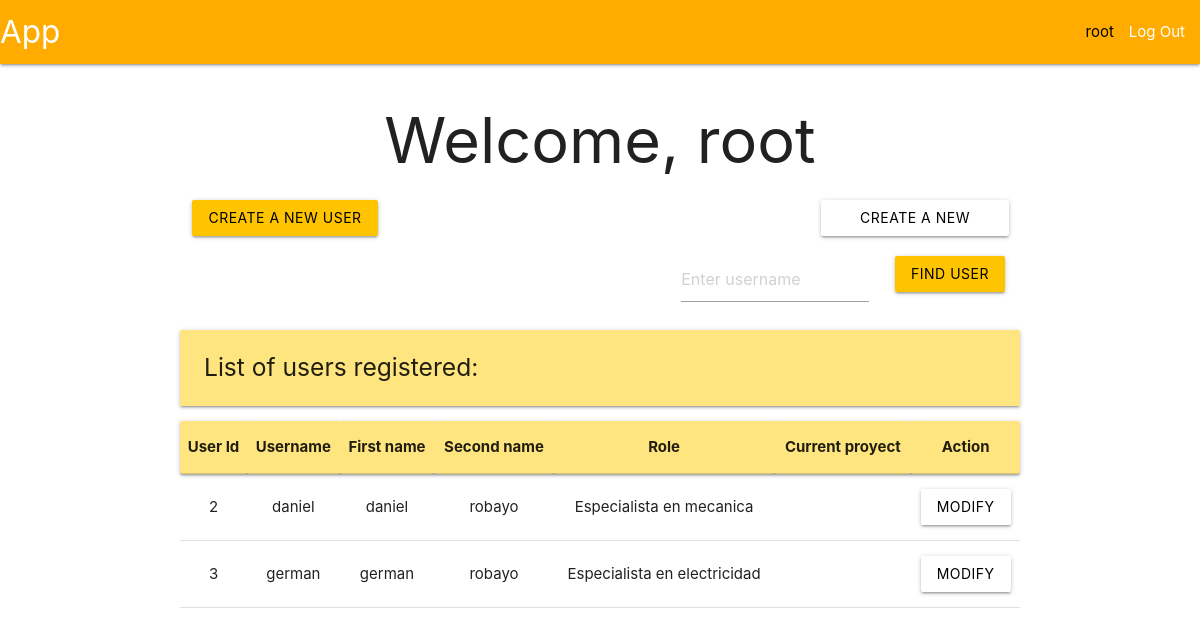
Page / (signed in) on the earlier database version.
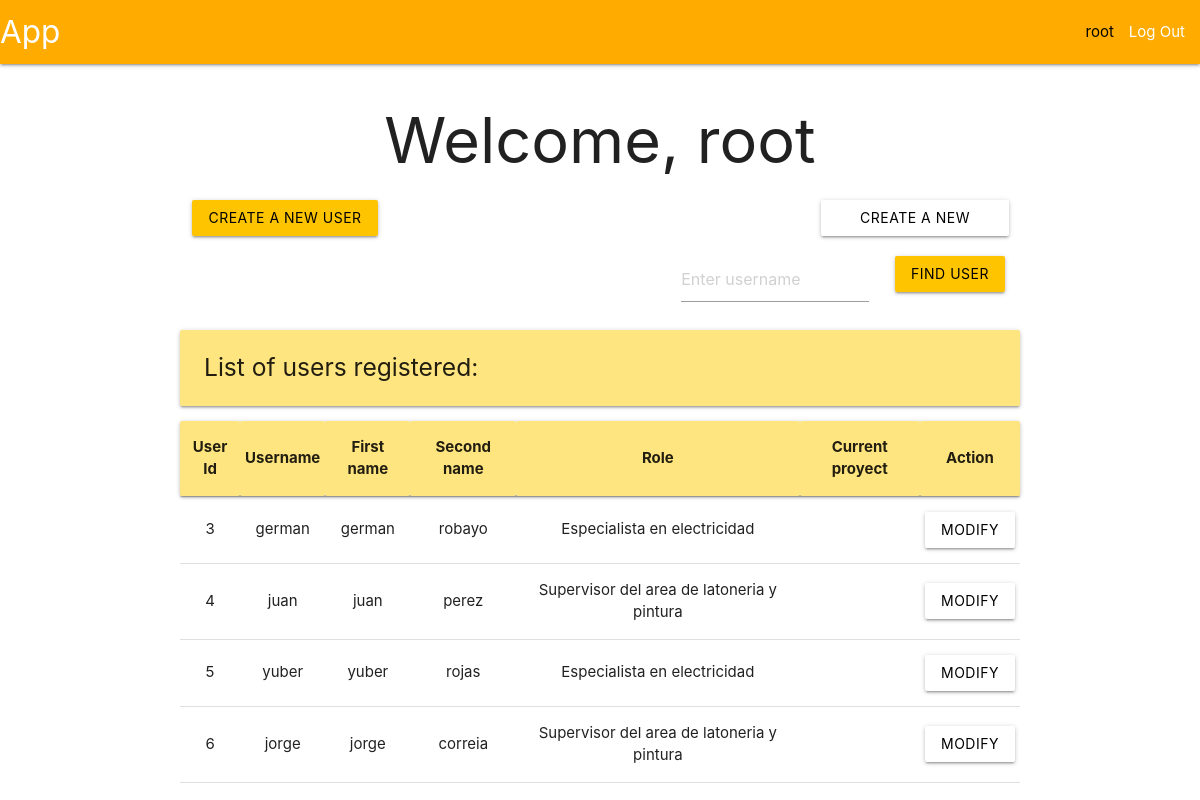
Same page on the later database version.
### tables this page shows
CREATE TABLE user (
    id INTEGER PRIMARY KEY AUTOINCREMENT,
    username TEXT UNIQUE NOT NULL,
    firstname TEXT NOT NULL,
    secondname TEXT NOT NULL,
    password TEXT NOT NULL,
    role TEXT,
    proyId INTEGER,
    auth INTEGER
);

### app/user.py (the view, shortened to what this page needs)
@bp.route('/', methods=('POST', 'GET'))
@login_required
def index():
    db = get_db()
    users = db.execute(
        'SELECT id, username, firstname, secondname, role, auth FROM user WHERE role != ?',
        ('admin',)
    ).fetchall()
    proyects = db.execute(
        'SELECT * FROM proyect',
    ).fetchall()
    roles = {
        'op_manager' : 'Gerente de operaciones',
        'mechanic_sup' : 'Supervisor del area de mecanica',
        'painting_sup' : 'Supervisor del area de latoneria y pintura',
        'mechanic_spec' : 'Especialista en mecanica',
        'electricity_spec' : 'Especialista en electricidad'
    }
    return render_template('index/index.html', users=users, areProyects = proyects != [], role = roles)

### app/auth.py (called while the page is built)
@bp.before_app_request
def load_logged_in_user():
    user_id = session.get('user_id')
    if user_id is None:
        g.user = None
    else:
        g.user = get_db().execute(
            "SELECT * FROM user WHERE id = ?",
            (user_id,)
        ).fetchone()

def login_required(view):
    @functools.wraps(view)
    def wrapped_view(**kwargs):
        if g.user is None:
            return redirect(url_for('auth.login'))
        return view(**kwargs)
    return wrapped_view

### app/db.py (called while the page is built)
def get_db():
    if 'db' not in g:
        g.db = sqlite3.connect(
            current_app.config['DATABASE'],
            detect_types = sqlite3.PARSE_DECLTYPES
        )
        g.db.row_factory = sqlite3.Row
    return g.db

### app/templates/index/index.html
{% extends 'base.html' %}
{% block header %}
  <h1>{% block title %}Welcome, {{ g.user['username'] }}{% endblock %}</h1>
{% endblock %}
{% block content %}
  {% if g.user['role'] == 'admin' %}
  <div class="row">
    <form method="POST">
      {% if areProyects %}
      <div class="col s3">
        <button class="btn waves-effect waves-ligth amber accent-3 black-text" type="submit" value="create" name="create">Create a new user</button>
      </div>
      <div class="col s3 offset-s6">
        <button class="btn waves-effect waves-ligth white black-text" type="submit" value="proyect" name="proyect">Create a new proyect</button>
      </div>
      {% else %}
      <div class="col s3 offset-s9">
        <button class="btn waves-effect waves-ligth white black-text" type="submit" value="proyect" name="proyect">Create a new proyect</button>
      </div>
      {% endif %}
    </form>
  </div>
  <div class="row">
    <form method="POST">
      <div class="col s3 offset-s7">
        <input placeholder="Enter username" name="find" id="username">
      </div>
      <div class="col s2">
        <input class="btn waves-effect waves-ligth amber accent-3 black-text" type="submit" value="Find user">
      </div>
    </form>
  </div>
  <div class="left-align">
    <h5 class="card-panel amber accent-1">List of users registered: </h5>
  </div>
    <table class="centered">
      <thead class="card-panel amber accent-1">
        <tr>
          <th>User Id</th>
          <th>Username</th>
          <th>First name</th>
          <th>Second name</th>
          <th>Role</th>
          <th>Current proyect</th>
          <th>Action</th>
        </tr>
      </thead>
      <tbody>
        {% for user in users %}
          <tr>
            <td>{{ user['id'] }}</td>
            <td>{{ user['username']}}</td>
            <td>{{ user['firstname'] }}</td>
            <td>{{ user['secondname'] }}</td>
            <td>{{ role[user['role']] }}</td>
            <td></td>
            <td>
              <form method="POST">
                {% if user['auth'] == 0 %}
                <button class="btn waves-effect waves-ligth amber accent-3 black-text" type="submit" name="aprove" value="{{ user['id'] }}">Aprove</button>
                <button class="btn waves-effect waves-ligth white black-text" type="submit" name="reject" value="{{ user['id'] }}">Reject</button>
                {% else %}
                <button class="btn waves-effect waves-ligth white black-text" type="submit" name="modify" value="{{ user['id'] }}">Modify</button>
                {% endif %}
              </form>
            </td>
          </tr>
        {% endfor %}
      </tbody>
    </table>
  {% endif %}
{% endblock %}

### app/templates/base.html (shortened to what this page needs)
<!DOCTYPE html>
<link rel="stylesheet" href="{{ url_for('static', filename='materialize.css') }}">
<link rel="stylesheet" href="{{ url_for('static', filename='style.css') }}">
<nav>
    <div class="nav-wrapper amber accent-4">
      <a href="#" class="brand-logo">App</a>
      <ul class="right hide-n black-text text-black">
        {% if g.user %}
            <li><span>{{ g.user['username'] }}</span>
            <li><a href="{{ url_for('auth.logout') }}">Log Out</a>
        {% else %}
            <li><a href="{{ url_for('auth.register') }}">Register</a>
            <li><a href="{{ url_for('auth.login') }}">Log In</a>
        {% endif %}
      </ul>
    </div>
</nav>
<section class="content container center-align">
    <header>
        {% block header %}{% endblock %}
    </header>
    {% block content %}{% endblock %}
</section>

Differences in the rows shown:
removed user: id "2", username "daniel", firstname "daniel", secondname "robayo", role "Especialista en mecanica"
added user: id "4", username "juan", firstname "juan", secondname "perez", role "Supervisor del area de latoneria y pintura"
added user: id "5", username "yuber", firstname "yuber", secondname "rojas", role "Especialista en electricidad"
added user: id "6", username "jorge", firstname "jorge", secondname "correia", role "Supervisor del area de latoneria y pintura"
